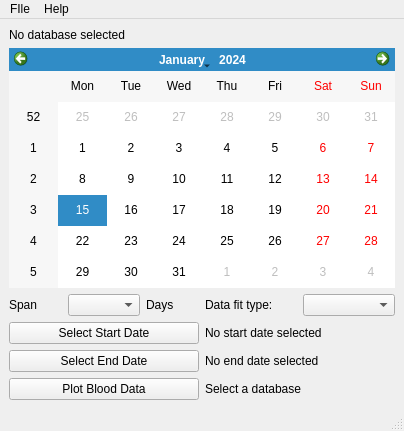
<?xml version="1.0" encoding="UTF-8"?>
<ui version="4.0">
 <class>MainWindow</class>
 <widget class="QMainWindow" name="MainWindow">
  <property name="geometry">
   <rect>
    <x>0</x>
    <y>0</y>
    <width>404</width>
    <height>431</height>
   </rect>
  </property>
  <property name="windowTitle">
   <string>MainWindow</string>
  </property>
  <widget class="QWidget" name="centralwidget">
   <layout class="QGridLayout" name="gridLayout_2">
    <item row="0" column="0">
     <widget class="QLabel" name="source">
      <property name="text">
       <string>No database selected</string>
      </property>
     </widget>
    </item>
    <item row="1" column="0">
     <widget class="QCalendarWidget" name="calendar"/>
    </item>
    <item row="2" column="0">
     <layout class="QGridLayout" name="gridLayout">
      <item row="0" column="0">
       <layout class="QVBoxLayout" name="verticalLayout">
        <item>
         <layout class="QHBoxLayout" name="horizontalLayout_2">
          <item>
           <widget class="QLabel" name="label_2">
            <property name="text">
             <string>Span</string>
            </property>
           </widget>
          </item>
          <item>
           <widget class="QComboBox" name="span"/>
          </item>
          <item>
           <widget class="QLabel" name="label_3">
            <property name="text">
             <string>Days</string>
            </property>
           </widget>
          </item>
         </layout>
        </item>
        <item>
         <widget class="QPushButton" name="buttonFrom">
          <property name="text">
           <string>Select Start Date</string>
          </property>
         </widget>
        </item>
        <item>
         <widget class="QPushButton" name="buttonTo">
          <property name="text">
           <string>Select End Date</string>
          </property>
         </widget>
        </item>
        <item>
         <widget class="QPushButton" name="buttonPlot">
          <property name="text">
           <string>Plot Blood Data</string>
          </property>
         </widget>
        </item>
       </layout>
      </item>
      <item row="0" column="1">
       <layout class="QVBoxLayout" name="verticalLayout_2">
        <item>
         <layout class="QHBoxLayout" name="horizontalLayout">
          <item>
           <widget class="QLabel" name="label">
            <property name="text">
             <string>Data fit type:</string>
            </property>
           </widget>
          </item>
          <item>
           <widget class="QComboBox" name="fitType"/>
          </item>
         </layout>
        </item>
        <item>
         <widget class="QLabel" name="startdate">
          <property name="text">
           <string>No start date selected</string>
          </property>
         </widget>
        </item>
        <item>
         <widget class="QLabel" name="enddate">
          <property name="text">
           <string>No end date selected</string>
          </property>
         </widget>
        </item>
        <item>
         <widget class="QLabel" name="note">
          <property name="text">
           <string>Select a database</string>
          </property>
         </widget>
        </item>
       </layout>
      </item>
     </layout>
    </item>
   </layout>
  </widget>
  <widget class="QMenuBar" name="menubar">
   <property name="geometry">
    <rect>
     <x>0</x>
     <y>0</y>
     <width>404</width>
     <height>21</height>
    </rect>
   </property>
   <widget class="QMenu" name="menuFIle">
    <property name="title">
     <string>FIle</string>
    </property>
    <addaction name="actionOpen"/>
    <addaction name="actionClose"/>
    <addaction name="actionQuit"/>
   </widget>
   <widget class="QMenu" name="menuHelp">
    <property name="title">
     <string>Help</string>
    </property>
    <addaction name="actionAbout"/>
   </widget>
   <addaction name="menuFIle"/>
   <addaction name="menuHelp"/>
  </widget>
  <widget class="QStatusBar" name="statusbar"/>
  <action name="actionOpen">
   <property name="text">
    <string>Open</string>
   </property>
  </action>
  <action name="actionClose">
   <property name="text">
    <string>Close</string>
   </property>
  </action>
  <action name="actionQuit">
   <property name="text">
    <string>Quit</string>
   </property>
  </action>
  <action name="actionAbout">
   <property name="text">
    <string>About</string>
   </property>
  </action>
 </widget>
 <resources/>
 <connections/>
</ui>
